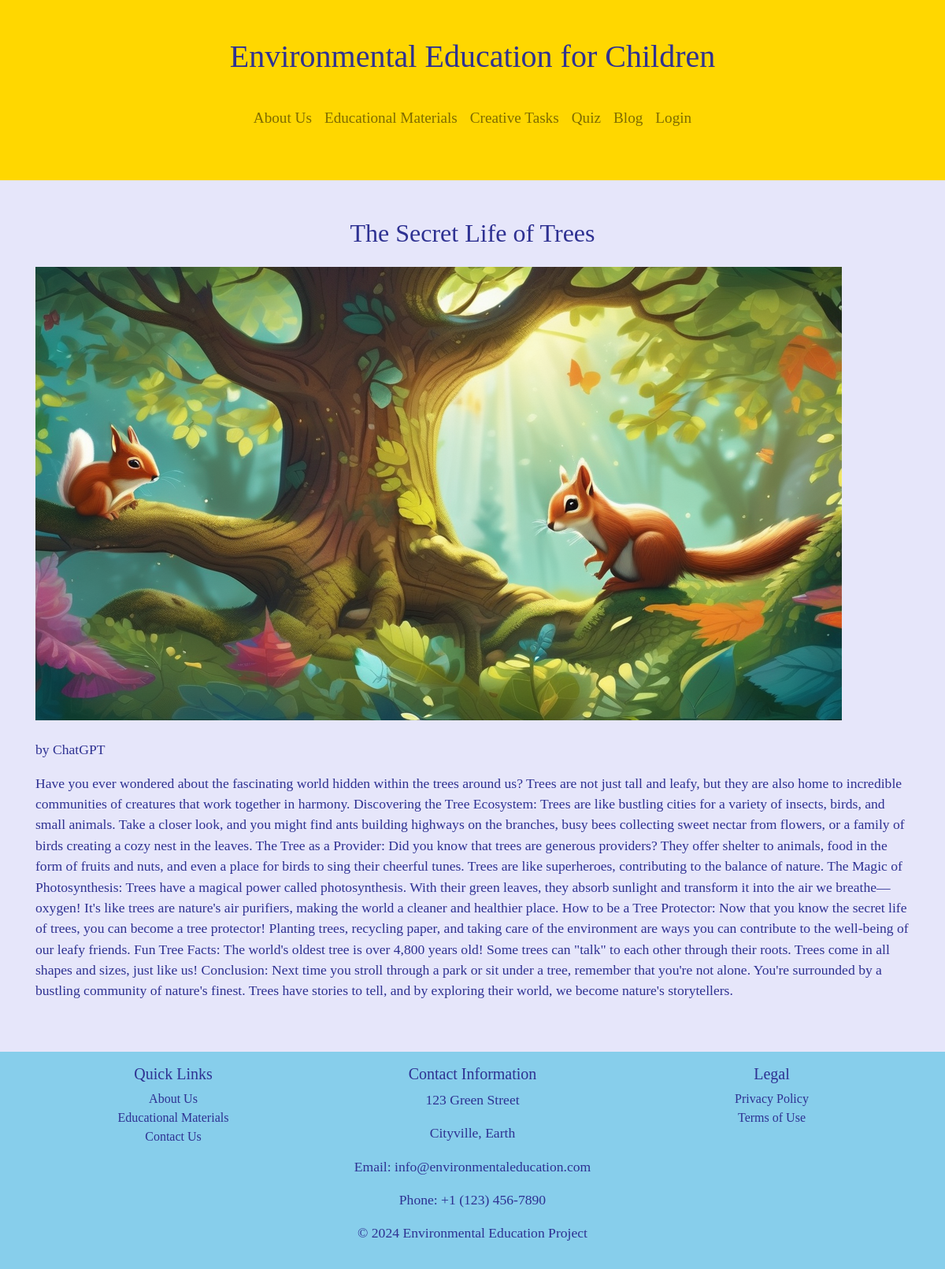
/educationalMaterials/5/, run on the app's committed database.
### educationalMaterials/models.py (models this page shows, shortened)
class Article(models.Model):
    title = models.CharField(max_length=100)  # Title of the article
    image = models.ImageField(upload_to='article_images/')  # Image associated with the article
    label = models.CharField(max_length=100)  # Label of the article
    content = models.TextField()  # Text content of the article
    readers = models.ManyToManyField(User, blank=True, related_name='edu_articles_read')  # Many-to-Many relationship with User model for tracking readers

### educationalMaterials/views.py (the view)
# urls.py: path('<int:article_id>/', article_detail, name='article_detail'),
def article_detail(request, article_id):
    article = get_object_or_404(Article, pk=article_id)
    if request.user.is_authenticated:
        article.readers.add(request.user)
    return render(request, 'educationalMaterials/article_detail.html', {'article': article})

### educationalMaterials/templates/educationalMaterials/article_detail.html
{% extends "main/layout.html" %}
{% block body %}
<section id="blog" class="py-5">
    <div class="container">
        <h2 class="text-center mb-4">{{ article.title }}</h2>
        <img src="{{ article.image.url }}" alt="{{ article.title }}" class="img-fluid mb-4">
        <p>{{ article.label }}</p>
        <p>{{ article.content }}</p>
    </div>
</section>
{% endblock %}

### static/main/style.css (style rules this page uses)
body { font-family: 'Comic Sans MS', cursive; background-color: #E6E6FA; color: #2E3192; }
h2 { color: #2E3192; }
p { font-size: 1.1rem; }

### data on the page
Article: title "The Secret Life of Trees", image (picture), label "by ChatGPT", content "Have you ever wondered about the fascinating world hidden within the trees around us? Trees are not just tall and leafy, but they are also home to incredible communities of creatures that work together in harmony. Discovering the Tree Ecosystem: Trees are like bustling cities for a variety of insects, birds, and small animals. Take a closer look, and you might find ants building highways on the branches, busy bees collecting sweet nectar from flowers, or a family of birds creating a cozy nest in the leaves. The Tree as a Provider: Did you know that trees are generous providers? They offer shelter to animals, food in the form of fruits and nuts, and even a place for birds to sing their…"
